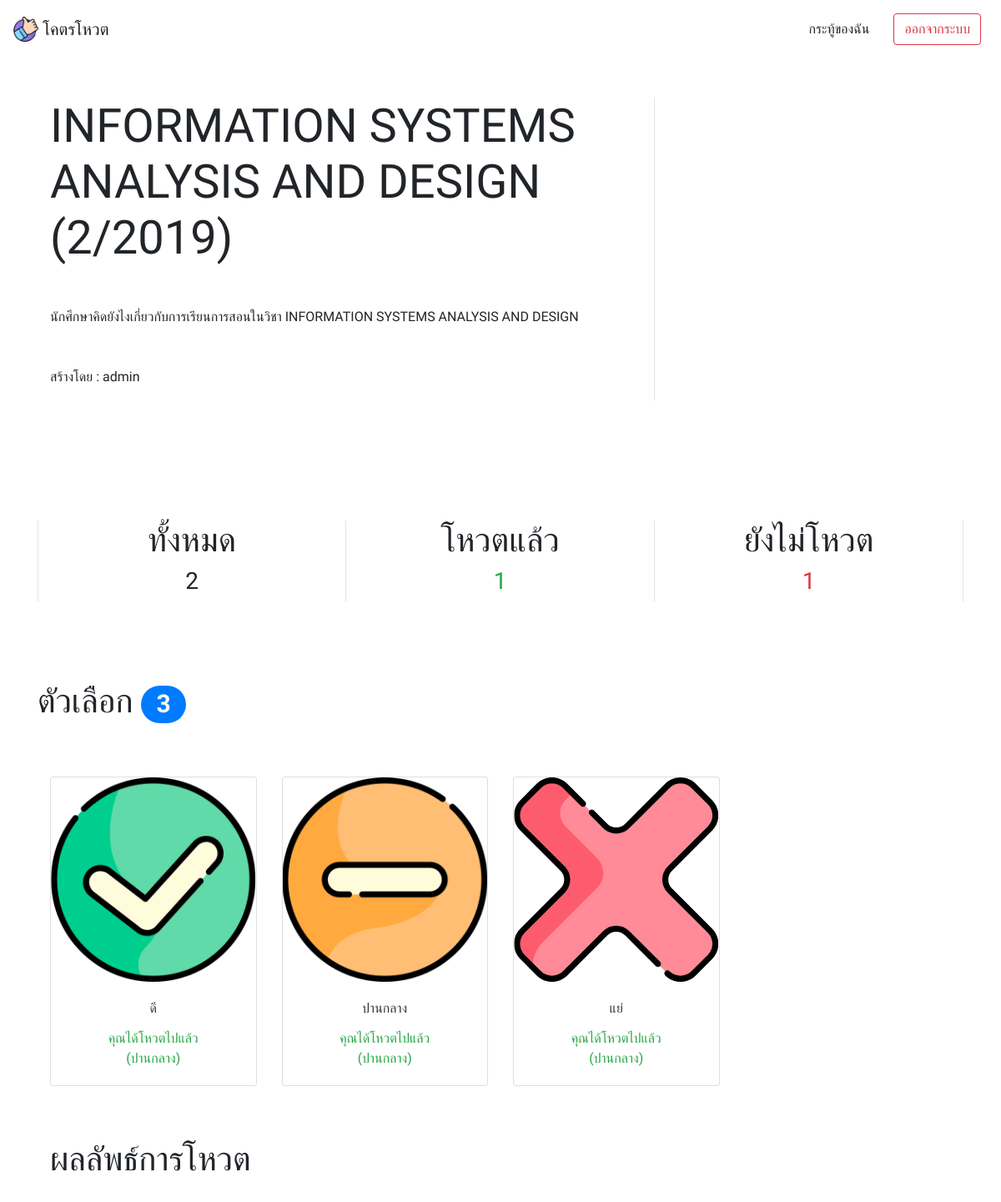
/detail/739 (signed in), run on the app's committed database.
### polls/models.py (models this page shows, shortened)
class Poll(models.Model):
    subject = models.CharField(max_length=50, blank=False, null=False)
    detail = models.TextField(blank=False, null=False)
    picture = models.ImageField(default='poll/poll_default.png', upload_to='poll/')
    start_date = models.DateTimeField(default=timezone.now, blank=False, null=False)
    end_date = models.DateTimeField(blank=False, null=False)
    password = models.CharField(max_length=255, blank=False, null=False)
    create_by = models.ForeignKey(User, on_delete=models.CASCADE)
    create_date = models.DateTimeField(auto_now=True)
    is_active = models.BooleanField(default=True)
    def is_available(self):
        if timezone.now() >= self.end_date or timezone.now() < self.start_date:
            self.is_active = False
            self.save()
        else:
            self.is_active = True
            self.save()
        return self.is_active

class Poll_Choice(models.Model):
    subject = models.CharField(max_length=40, blank=False, null=False)
    image = models.ImageField(default='choice/choice_default.png', upload_to='choice/')
    poll_id = models.ForeignKey(Poll, on_delete=models.CASCADE)

### polls/views.py (the view)
# urls.py: path('detail/<int:poll_id>', views.detail_view, name='detail'), # detail poll page
@login_required
def detail_view(request, poll_id):
    poll = Poll.objects.get(id=poll_id)
    already_vote = False
    context = {
        'poll' : poll
    }
    votes = poll.poll_vote_set.all()
    for vote in votes:
        if vote.vote_by == request.user:
            already_vote = True
            context['vote_choice'] = vote.choice_id.subject
            break
    choices = poll.poll_choice_set.all()
    context['choices'] = choices
    if not poll.is_available() or already_vote:
        chart = pygal.Bar()
        for choice in choices:
            chart.add(choice.subject, choice.poll_vote_set.all().count())
            context['graph'] = chart.render().decode('utf-8')
    context['already_vote'] = already_vote
    number_of_users = User.objects.all().count()
    number_of_votes = votes.count()
    context['number_of_users'] = number_of_users
    context['number_of_votes'] = number_of_votes
    context['left'] = number_of_users - number_of_votes
    context['success'] = request.GET.get('success')
    return render(request, 'detail.html', context)

### polls/templates/detail.html (shortened to what this page needs)
{% extends 'base_layout.html' %}
{% load static %}
{% block content %}
    <div class="container pb-5">
        <div class="row">
            <div class="col-lg-8 mb-5 border-right pr-5">
                <h1 class='display-4'>
                    <span> {{ poll.subject }}</span>
                </h1>
                <p class="mt-5 display-5 white-space">{{ poll.detail }}</p>
                <p class="display-5 mt-5"> สร้างโดย : {{ poll.create_by }}</p>
            </div>
            <div class="col-lg-4 pl-5">
            </div>
        </div>
    </div>
    <div class="container text-center py-5">
        <div class="row">
            <div class="col-4 border-right border-left">
                <h1>ทั้งหมด</h1>
                <h3>{{ number_of_users }}</h3>
            </div>
            <div class="col-4 border-right">
                <h1>โหวตแล้ว</h1>
                <h3 class='text-success'>{{ number_of_votes }}</h3>
            </div>
            <div class="col-4 border-right">
                <h1>ยังไม่โหวต</h1>
                <h3 class='text-danger'> {{ left }} </h3>
            </div>
        </div>
    </div>
    <h1 class='my-5'>ตัวเลือก <span class="badge badge-pill badge-primary text-light"> {{ choices|length }}</span></h1>
    <div class='container mb-5'>
        <div class="row">
            {% for choice in choices %}
                {% if already_vote == False and poll.is_active == True %}
                    {% if poll.password == '' %}
                        <a href="{% url 'vote' choice.id %}" class='text-decoration-none col-md-3 my-3'>
                            <div class="card h-100 w-100 text-dark mycard text-center">
                                <div class="wrapper">
                                    <img class=" card-img-top" src="{{ choice.image.url }}" alt="Card image cap">
                                </div>
                                <div class="card-body">
                                    <p class="card-title">
                                        {{ choice.subject }}
                                    </p>
                                </div>
                            </div>
                        </a>
                    {% else %}
                        <div type='button' class='col-md-3 my-3' data-toggle="modal" data-target="#myModal">
                            <div class="card h-100 w-100 text-dark mycard text-center">
                                <div class="wrapper">
                                    <img class=" card-img-top" src="{{ choice.image.url }}" alt="Card image cap">
                                </div>
                                <div class="card-body">
                                    <p class="card-title">
                                        {{ choice.subject }}
                                    </p>
                                </div>
                            </div>
                        </div>
                        <div class="modal fade in" id="myModal">
                            <div class="modal-dialog">
                                <div class="modal-content">
                                    <div class="modal-header">
                                        <h5 class="modal-title" id="myModalLabel">กระทู้นี้ต้องการรหัสผ่านเพื่อโหวต</h5>
                                    </div>
                                    <form action="{% url 'vote' choice.id %}" method="POST">
                                        {% csrf_token %}
                                        <div class="modal-body">
                                            <div class="form-group">
                                                <label class="col-form-label">รหัสผ่าน</label>
                                                <input type="password" class="form-control" name='password'>
                                            </div>
                                        </div>
                                        <div class="modal-footer">
                                            <button type="submit" class='btn btn-primary'>โหวต</button>
                                        </div>
                                    </form>
                                </div>
                            </div>
                        </div>
                    {% endif %}
                {% else %}
                    <div class='col-md-3 my-3'>
                        <div class="card h-100 w-100 text-dark mycard text-center">
                            <div class="wrapper">
                                <img class="card-img-top" src="{{ choice.image.url }}" alt="Card image cap">
                            </div>
                            <div class="card-body">
                                <p class="card-title">
                                    {{ choice.subject }}
                                </p>
                                <p class="card-text">
                                    {% if already_vote %}
                                        <span class='text-success'>
                                            คุณได้โหวตไปแล้ว
                                            <br>
                                            ({{ vote_choice }})
                                        </span>
                                    {% elif poll.is_active == False %}
                                        <span class="text-danger">ไม่สามารถโหวตได้</span>
                                    {% endif %}
                                </p>
                            </div>
                        </div>
                    </div>
                {% endif %}
            {% endfor %}
        </div>
    </div>
    <div class="container">
        {% if poll.is_active == False or already_vote %}
            <h1 class='mb-5'>ผลลัพธ์การโหวต</h1>
        {% endif %}
    </div>
{% endblock %}

### templates/base_layout.html (shortened to what this page needs)
{% load static %}
<!DOCTYPE html>
<html lang="en">
<head>
    <link rel="stylesheet" href="{% static 'css/bootstrap.min.css' %}">
    <link rel="stylesheet" href="{% static 'css/tempus.css' %}">
    <link rel="stylesheet" href="{% static 'css/font-awesome.min.css' %}">
    <link rel="stylesheet" href="{% static 'css/style.css' %}">
</head>
<body>
    <nav class="navbar navbar-expand-lg navbar-light">
        <div class="collapse navbar-collapse" id="navbarTogglerDemo01">
          <a class="navbar-brand" href="{% url 'index' %}">
              <img src="{% static 'images/vote.png' %}" width="30" height="30" class="d-inline-block align-top" alt="">
              โคตรโหวต
          </a>
          <ul class="navbar-nav ml-auto">
            {% if user.is_authenticated %}
                <li class="nav-item active">
                    <a class="nav-link" href="{% url 'mypolls' %}">
                        <p class='btn m-0 index'>
                            กระทู้ของฉัน
                        </p>
                    </a>
                </li>
                <li class="nav-item">
                    <a class="nav-link" href="{% url 'logout' %}">
                        <button class='btn btn-outline-danger m-0'>ออกจากระบบ</button>
                    </a>
                </li>
            {% endif %}
          </ul>
        </div>
      </nav>
    <div class="container my-5">
        {% block content %}
        {% endblock %}
    </div>
</body>
</html>

### static/css/style.css (style rules this page uses)
* { font-family: 'Kanit'; word-wrap: break-word; }
body { animation: fadein .5s; }
.white-space { white-space: pre; }
.mycard { transition: .2s; }
.wrapper { position: relative; overflow: hidden; }
.wrapper:after { content: ''; display: block; padding-top: 100%; }
.wrapper img { width: auto; height: 100%; max-width: none; position: absolute; left: 50%; top: 0; transform: translateX(-50%); }

### data on the page
Poll: subject "INFORMATION SYSTEMS ANALYSIS AND DESIGN (2/2019)", detail "นักศึกษาคิดยังไงเกี่ยวกับการเรียนการสอนในวิชา INFORMATION SYSTEMS ANALYSIS AND DESIGN", create_by "admin"
Poll_Choice: image (picture), subject "ดี"
Poll_Choice: subject "ปานกลาง", image (picture)
Poll_Choice: image (picture), subject "แย่"

### other printed values
{{ number_of_users }} "2"
{{ number_of_votes }} "1"
{{ left }} "1"
{{ choices|length }} "3"
